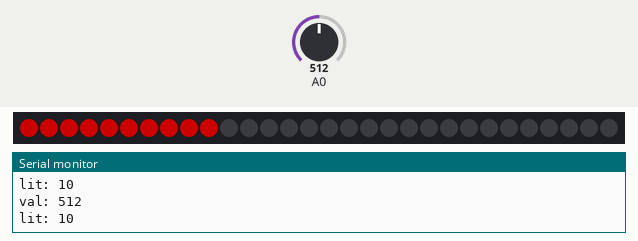
Bench run of a sketch on a simulated Arduino Uno, built with avr-gcc and run on an emulated ATmega328P. Shown: 30 RGB LEDs in strip order, left to right, the last lines printed to the serial monitor. Inputs (shaded band) come from the test bench; at power-on: A0 = 512. Dim RGB values are drawn brighter than linear.

Above: at 1.2 s.
1.3 s: A0 set to 287
At 1.8 s:
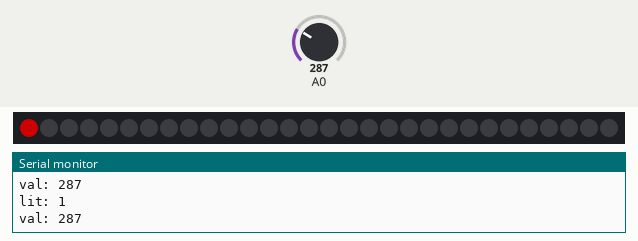
2.8 s: A0 set to 265
4.3 s: A0 set to 306
5.8 s: A0 set to 122
7.3 s: A0 set to 511
Timing chart, 0 to 9.8 s (numbered marks = the images above; inputs shaded):
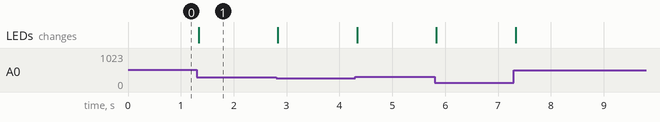

Measured:
- after the input at 1.3 s, the LEDs: change at once (image 1)

The sketch:

11-Vibration.ino
```cpp
#include <Adafruit_NeoPixel.h>

int PIN = 6;
int NUMPIXELS = 30;
int DELAY = 100;

Adafruit_NeoPixel pixels = Adafruit_NeoPixel(NUMPIXELS, PIN, NEO_GRB + NEO_KHZ800);


void setup() {
  Serial.begin(9600);
  pinMode(A0, INPUT);
  pixels.begin();
  pixels.show(); // Initialize all pixels to ‘off’
}
int lights = 0;
void loop() {
  int vibs = analogRead(A0);
  Serial.print("val: ");
  //delay(50);
  Serial.println(vibs);

  lights = map(vibs, 250, 1024, 0, NUMPIXELS);
  Serial.print("lit: ");
  Serial.println(lights);
  for(int i = 0; i < NUMPIXELS; i++) {
    if (i < lights) {
      pixels.setPixelColor(i, pixels.Color(110,0,0));
    } else {
      pixels.setPixelColor(i, pixels.Color(0,0,0));
    }

  }
  pixels.show();
}
```
